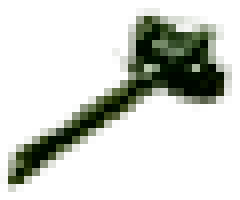
#> input picture common/samples/drops/mallet.png, 30 x 25 px, given as the content of the folder ./calibration_samples, which was not available (shown 8 times larger)
$ python drop_calibration.py
#> lines starting #> are read from the running program, lines starting #| are printed output that depends on the picture; pictures that were not available may be replaced by others from this repository, and a replacement may not be noted
### lib/imagesearch.py
import cv2
import numpy as np
import pyautogui
import random
import time


def imagesearch_withinimage(image, target, precision):
#> called with target = './common/samples/drops/bodice.png', precision = 0.01
    img_rgb = np.array(image)
#> img_rgb is the input picture: shape (25, 30, 4); mean R, G, B, A 43.1, 58.7, 15.2, 52.5
    img_gray = cv2.cvtColor(img_rgb, cv2.COLOR_BGR2GRAY)
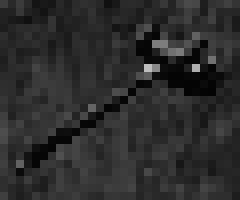
#> img_gray: shape (25, 30) (shown 8 times larger); min 3, max 190, mean 44
    template = cv2.imread(target, 0)
#> template: shape (25, 30); min 2, max 191, mean 48.5
    template.shape[::-1]

    res = cv2.matchTemplate(img_gray, template, cv2.TM_CCOEFF_NORMED)
#> res = [0.996]
    min_val, max_val, min_loc, max_loc = cv2.minMaxLoc(res)
#> min_val = 0.996; max_val = 0.996; min_loc = (0, 0); max_loc = (0, 0)
    if max_val < precision:
        return [-1,-1]
    return max_loc

'''

grabs a region (topx, topy, bottomx, bottomy)
to the tuple (topx, topy, width, height)

input : a tuple containing the 4 coordinates of the region to capture

output : a PIL image of the area selected.

'''
# [7 lines left out: function region_grabber, not called in this run]


'''

Searchs for an image within an area

input :

image : path to the image file (see opencv imread for supported types)
x1 : top left x value
y1 : top left y value
x2 : bottom right x value
y2 : bottom right y value
precision : the higher, the lesser tolerant and fewer false positives are found default is 0.8
im : a PIL image, usefull if you intend to search the same unchanging region for several elements

returns :
the top left corner coordinates of the element if found as an array [x,y] or [-1,-1] if not

'''
# [35 lines left out: functions imagesearcharea, imagesearcharea2, not called in this run]

'''

click on the center of an image with a bit of random.
eg, if an image is 100*100 with an offset of 5 it may click at 52,50 the first time and then 55,53 etc
Usefull to avoid anti-bot monitoring while staying precise.

this function doesn't search for the image, it's only ment for easy clicking on the images.

input :

image : path to the image file (see opencv imread for supported types)
pos : array containing the position of the top left corner of the image [x,y]
action : button of the mouse to activate : "left" "right" "middle", see pyautogui.click documentation for more info
time : time taken for the mouse to move from where it was to the new position
'''

# [6 lines left out: function click_image, not called in this run]


'''
Searchs for an image on the screen

input :

image : path to the image file (see opencv imread for supported types)
precision : the higher, the lesser tolerant and fewer false positives are found default is 0.8
im : a PIL image, usefull if you intend to search the same unchanging region for several elements

returns :
the top left corner coordinates of the element if found as an array [x,y] or [-1,-1] if not

'''
# [44 lines left out: functions imagesearch, imagesearch_fromscreenshot, imagesearch_fromscreenshot_withtemplate, not called in this run]

'''
Searchs for an image on screen continuously until it's found.

input :
image : path to the image file (see opencv imread for supported types)
time : Waiting time after failing to find the image
precision : the higher, the lesser tolerant and fewer false positives are found default is 0.8

returns :
the top left corner coordinates of the element if found as an array [x,y]

'''
# [7 lines left out: function imagesearch_loop, not called in this run]

'''
Searchs for an image on screen continuously until it's found or max number of samples reached.

input :
image : path to the image file (see opencv imread for supported types)
time : Waiting time after failing to find the image
maxSamples: maximum number of samples before function times out.
precision : the higher, the lesser tolerant and fewer false positives are found default is 0.8

returns :
the top left corner coordinates of the element if found as an array [x,y]

'''
# [11 lines left out: function imagesearch_numLoop, not called in this run]

'''
Searchs for an image on a region of the screen continuously until it's found.

input :
image : path to the image file (see opencv imread for supported types)
time : Waiting time after failing to find the image
x1 : top left x value
y1 : top left y value
x2 : bottom right x value
y2 : bottom right y value
precision : the higher, the lesser tolerant and fewer false positives are found default is 0.8

returns :
the top left corner coordinates of the element as an array [x,y]

'''
# [7 lines left out: function imagesearch_region_loop, not called in this run]

'''
Searches for an image on the screen and counts the number of occurrences.

input :
image : path to the target image file (see opencv imread for supported types)
precision : the higher, the lesser tolerant and fewer false positives are found default is 0.9

returns :
the number of times a given image appears on the screen.
optionally an output image with all the occurances boxed with a red outline.

'''
# [14 lines left out: function imagesearch_count, not called in this run]

def r(num, rand):
    return num + rand*random.random()

### drop_calibration.py
from os import listdir
from lib.imagesearch import imagesearch_withinimage
from PIL import Image

DROPS = [
    ("bodice",          0.7, True),
    ("cap",             0.7, True),
    ("falchion",        0.7, True),
    ("falchion2",       0.7, True),
    ("falchion3",       0.7, True),
    ("fullhelm",        0.8, True),
    ("gladius",         0.7, True),
    ("mallet",          0.7, True),
    ("ring",            0.72, False),
    ("saxonaxe",        0.7, True),
    ("scutum",          0.7, True),
    ("shirtM",          0.7, True),
    ("shirtW",          0.7, True),
    ("targeshield",     0.7, True),
    ("tomahawk",        0.7, True),
    ("trousersM",       0.7, True),
    ("trousersW",       0.8, True),
    ("tunic",           0.7, True),
    ("wand",            0.7, True),
    ("wand2",           0.7, True),
    ("wand3",           0.7, True),
    ("wizardhat",       0.8, True),
    ("woodshield",      0.65, True),
    ("zem",             0.85, True),
    ("zem2",            0.8, True),
    # ==================
    # BODY PARTS
    # ==================
    ("slimejelly",      0.7, True),
    ("snakeskin",       0.50, True),
    # ("snakemeat",       0.8, False),
    ("snaketeeth",      0.85, True),
    ("snaketongue",     0.53, True),
    ("antlegs",         0.8, True),
    ("antantenna",      0.7, True),
    ("scorpionpincer", 0.7, True),
    ("scorpionskin",    0.7, True),
    ("scorpionsting",   0.7, True)
]

MODIFIER = 0.15

def stringify_drop(drop):
    return "(\"{0}\",\t\t\t{1}, {2})".format(drop[0], drop[1], drop[2])

SAMPLES_DIR = "./calibration_samples"
SAMPLES = []
PROCESSED = []

for sample in listdir(SAMPLES_DIR):
    SAMPLES.append(Image.open(SAMPLES_DIR + "/" + sample))

for i in range(len(DROPS)):
    drop = DROPS[i]
    target = "./common/samples/drops/" + drop[0] + ".png"
    results = []

    for sample in SAMPLES:
        precision = 0.01
        pos = [0, 0]

        while pos[0] != -1:
            pos = imagesearch_withinimage(sample, target, precision)
#> pos = (0, 0)
            precision += 0.01

        results.append(precision)

    # average = (sum(results) / len(results)) + 0.18
    del results[results.index(max(results))]
#> (the run stopped early here; a loop or call above may not have finished)

$ run again, on common/samples/drops/wand2.png
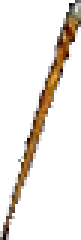
#> input picture common/samples/drops/wand2.png, 27 x 80 px, given as the content of the folder ./calibration_samples, which was not available (shown 3 times larger)
#> in imagesearch_withinimage, img_rgb is the input picture: shape (80, 27, 4); mean R, G, B, A 17.4, 10.5, 5, 33.2
#> in imagesearch_withinimage, `img_gray = cv2.cvtColor(img_rgb, cv2.COLOR_BGR2GRAY)`:
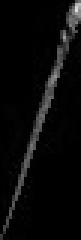
#> img_gray: shape (80, 27) (shown 3 times larger); min 0, max 221, mean 9.6
#> in imagesearch_withinimage, `template = cv2.imread(target, 0)`:
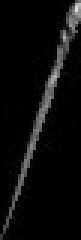
#> template: shape (80, 27) (shown 3 times larger); min 0, max 224, mean 11.6
#> res = [0.994]
#> min_val = 0.994; min_loc = (0, 0)
